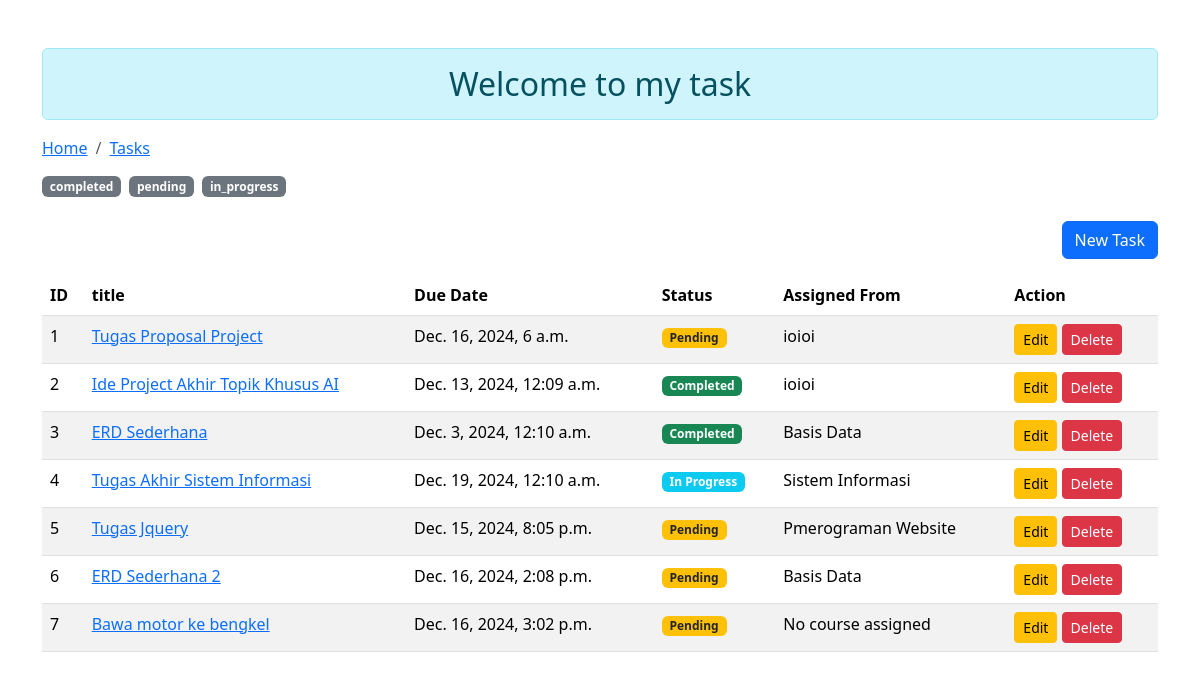
/tasks/, run on an earlier commit of the app's database.
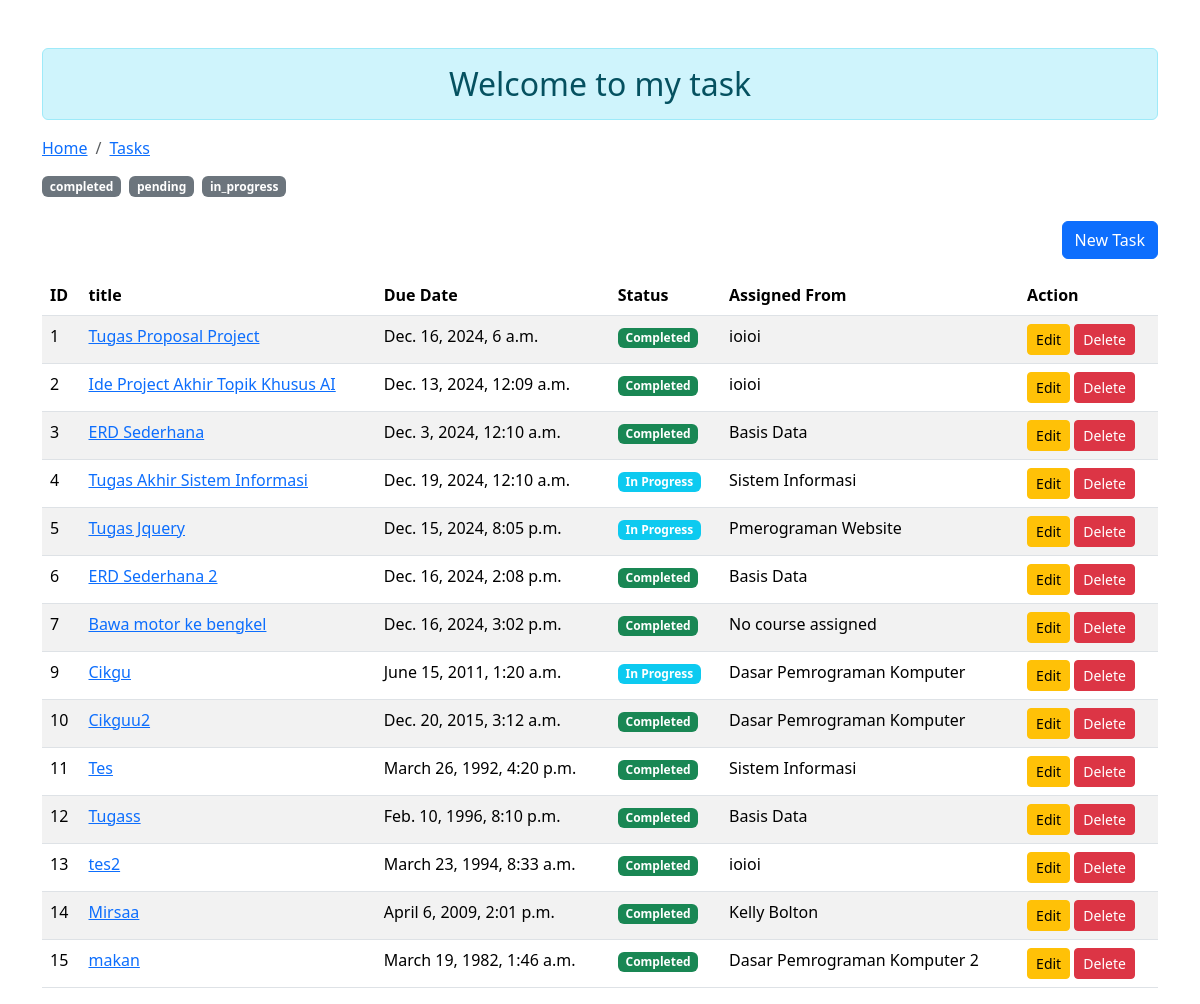
And on a later commit of the database.
### tasks/models.py (models this page shows, shortened)
class Task(models.Model):
    STATUS_CHOICES = [
        ('pending', 'Pending'),
        ('in_progress', 'In Progress'),
        ('completed', 'Completed'),
    ]
    title = models.CharField(max_length=200)
    description = models.TextField(blank=True, null=True)
    link = models.URLField(blank=True, null=True)
    due_date = models.DateTimeField()
    status = models.CharField(
        max_length=20,
        choices=STATUS_CHOICES,
        default='pending'
    )
    course = models.ForeignKey(
        courses.Course,
        on_delete=models.CASCADE,
        null=True,
        blank=True,
        related_name="tasks"
    )

### courses/models.py (models this page shows, shortened)
class Course(models.Model):
    name = models.CharField(max_length=200, unique=True)
    semester = models.PositiveIntegerField()
    description = models.TextField(blank=True, null=True)
    slug = models.SlugField(blank=True,unique=True, default='', editable=False)
    sks = models.PositiveIntegerField(default=2)

### tasks/views.py (the view)
# urls.py: path("", views.TaskListView.as_view(), name="tasks_list"),
class TaskListView(ListView):
    model = models.Task
    template_name = 'tasks/index.html'
    context_object_name = 'Tasks'
    ordering =['due_date']
    def get_queryset(self):
        status =self.kwargs.get('status', None)
        if status:
            return models.Task.objects.filter(status=status)
        return models.Task.objects.all()
    def get_context_data(self, **kwargs):
        context = super().get_context_data(**kwargs)
        context['Title'] = 'My Tasks'
        context['Content'] = 'Welcome to my task'
        context['Status'] = ['completed','pending', 'in_progress']
        context['Selected_status'] =self.kwargs.get('status', None)
        return context

### tasks/templates/tasks/index.html (shortened to what this page needs)
{% load static %}
<!DOCTYPE html>
<html lang="en">
  <head>
    <link
      href="https://cdn.jsdelivr.net/npm/bootstrap@5.3.3/dist/css/bootstrap.min.css"
      rel="stylesheet"
    />
  </head>
  <body>
    <div class="container mt-5">
      <h2 class="text-center alert alert-info">{{Content}}</h2>
      <nav aria-label="breadcrumb">
        <ol class="breadcrumb">
          <li class="breadcrumb-item"><a href="/">Home</a></li>
          <li class="breadcrumb-item active" aria-current="page">
            <a href="{% url "tasks:tasks_list"%}">Tasks</a>
          </li>
        </ol>
      </nav>
      <div class="semester-filter mb-4">
        <div class="d-flex gap-2">
        {% for status in Status %}
            {% if selected_status == status %}
                <a href="{% url "tasks:tasks_by_status" status=status%}" class="badge bg-primary text-decoration-none">{{ status }}</a>
            {% else %}
                <a  href="{% url "tasks:tasks_by_status" status=status%}" class="badge bg-secondary text-decoration-none">{{ status }}</a>
            {% endif %}
        {% endfor %}
        </div>
      </div>
    <div class="d-flex justify-content-end">
        <a href="{% url "tasks:task_new"%}" class="btn btn-primary mb-3 mb-3">New Task</a>
    </div>
    <div class="row">
        <div class="table-responsive">
          <table class="table table-hover table-striped">
            <thead>
              <tr>
                <th>ID</th>
                <th>title</th>
                <th>Due Date</th>
                <th>Status</th>
                <th>Assigned From</th>
                <th>Action</th>
              </tr>
            </thead>
            <tbody id="tbody">
              {% for task in Tasks %}
              <tr>
                <td>{{task.id}}</td>
                <td>
                  <a href="{% url "tasks:tasks_detail" tasks_id=task.id%}">{{task.title}}</a>
                </td>
                <td>{{task.due_date}}</td>
                <td>
                    {% if task.status == 'completed' %}
                        <span class="badge bg-success">Completed</span>
                    {% elif task.status == 'pending' %}
                        <span class="badge bg-warning text-dark">Pending</span>
                    {% elif task.status == 'in_progress' %}
                        <span class="badge bg-info text-white">In Progress</span>
                    {% else %}
                        <span class="badge bg-secondary">Unknown</span>
                    {% endif %}
                </td>
                <td>{% if task.course %}
                    {{ task.course.name }}
                {% else %}
                    No course assigned
                {% endif %}</td>
                <td>
                  <input
                    type="button"
                    data-sid="{{task.id}}"
                    class="btn btn-warning btn-sm btn-edit"
                    value="Edit"
                  />
                  <input
                    type="button"
                    data-sid="{{task.id}}"
                    class="btn btn-danger btn-sm btn-del"
                    value="Delete"
                  />
                </td>
              </tr>
              {% endfor %}
            </tbody>
          </table>
        </div>
      </div>
    </div>
    <link href="https://cdnjs.cloudflare.com/ajax/libs/font-awesome/6.0.0/css/all.min.css" rel="stylesheet">
  </body>
</html>

What changed in the data, as far as the page shows it:
changed Task "Tugas Proposal Project": status "Pending" → "Completed"
changed Task "Tugas Jquery": status "Pending" → "In Progress"
changed Task "ERD Sederhana 2": status "Pending" → "Completed"
changed Task "Bawa motor ke bengkel": status "Pending" → "Completed"
added Task: id "9", title "Cikgu", due_date "June 15, 2011, 1:20 a.m.", status "In Progress", course.name "Dasar Pemrograman Komputer"
added Task: id "10", title "Cikguu2", due_date "Dec. 20, 2015, 3:12 a.m.", status "Completed", course.name "Dasar Pemrograman Komputer"
added Task: id "11", title "Tes", due_date "March 26, 1992, 4:20 p.m.", status "Completed", course.name "Sistem Informasi"
added Task: id "12", title "Tugass", due_date "Feb. 10, 1996, 8:10 p.m.", status "Completed", course.name "Basis Data"
added Task: id "13", title "tes2", due_date "March 23, 1994, 8:33 a.m.", status "Completed", course.name "ioioi"
added Task: id "14", title "Mirsaa", due_date "April 6, 2009, 2:01 p.m.", status "Completed", course.name "Kelly Bolton"
added Task: id "15", title "makan", due_date "March 19, 1982, 1:46 a.m.", status "Completed", course.name "Dasar Pemrograman Komputer 2"
